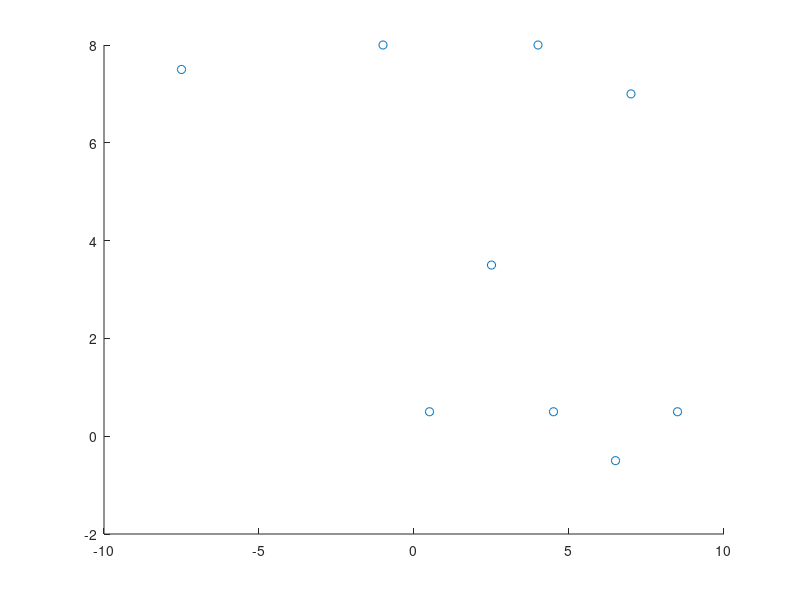

The MATLAB script that drew this image: (Note: this script raises an error after producing the figure.)
clear all;
close all;

%Initial beliefs
mu_t1 = [0; 0; 0];
sigma_t1 = [0.05, 0, 0; 0, 0.05, 0; 0, 0, 0.05];

%input
d = 2; %meter
alpha = 0; %rad

range = 2; %m (range)
bearing = pi/2; %rad
resolution = 0.1; %rad
numberofmeasurements = int8(bearing/resolution);

er = 0.001;
ep = 0.001;
es = 0.001;

landmark = [];
landmark = [landmark; 0.5, 0.5];
landmark = [landmark; 2.5, 3.5];
landmark = [landmark; 4.5, 0.5];
landmark = [landmark; 6.5, -0.5];
landmark = [landmark; 8.5, 0.5];
landmark = [landmark; -1, 8];
landmark = [landmark; 7, 7];
landmark = [landmark; -7.5, 7.5];
landmark = [landmark; 4, 8];
signature = 1:length(landmark(:,1));

hold on;
scatter(landmark(:, 1), landmark(:, 2), 'black')
for i = 1:20
    
    [mu_t, sigma_t, X] = ukf_prediction(mu_t1, sigma_t1, d, alpha);
    
    for j = 1:length(signature)
        
        [r, phi, sign] = measurement_feature(landmark(j, 1), landmark(j, 2), signature(j), mu_t(1), mu_t(2), mu_t(3), er, ep, es);
        
        if r <= range && phi <= bearing/2 && phi >= -bearing/2
            
            [mu_t, sigma_t] = ukf_correction(mu_t, sigma_t, X, d, alpha, landmark(j, 1), landmark(j, 2), signature(j), r, phi, sign, er, ep, es);
            
            z_x = mu_t(1) + r*cos(mu_t(3) + phi);
            z_y = mu_t(2) + r*sin(mu_t(3) + phi);
            scatter(z_x, z_y, '.',  'green')
            scatter(mu_t(1), mu_t(2), '.',  'red')
            break;
        end
    end
    
    mu_t_reduced = [mu_t(1); mu_t(2)];
    sigma_t_reduced = [sigma_t(1, 1), sigma_t(1, 2);
                       sigma_t(2, 1), sigma_t(2, 2)];
    [a, b] = uncertainty_ellipse(mu_t_reduced, sigma_t_reduced);
    
    plot(a, b);
    mu_t1 = mu_t;
    sigma_t1 = sigma_t;
    
    if i == 3 || i == 7 %|| i == 15 || i == 19
        alpha = pi/2;
    else
        alpha = 0;
    end
end

